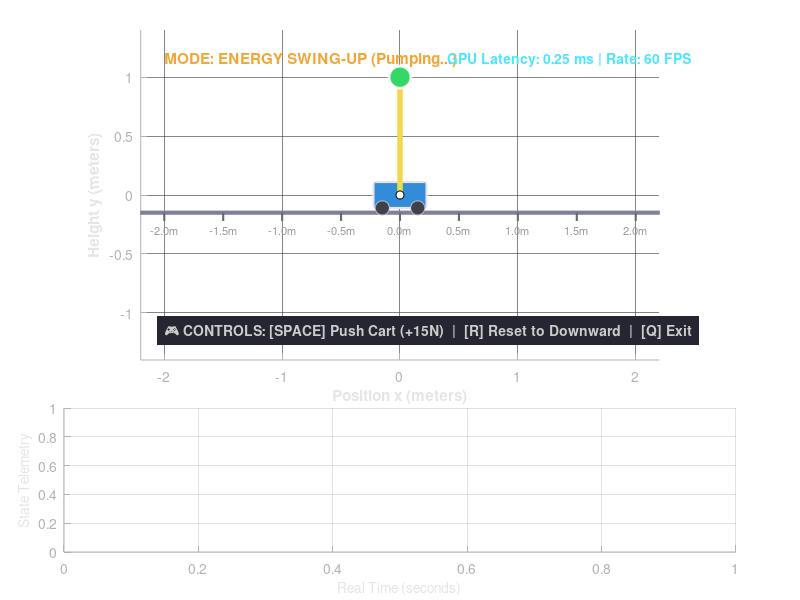

This chart was generated by the following MATLAB code: (Note: this script raises an error after producing the figure.)
% live_pendulum_realtime_gui.m
% Real-Time Interactive Inverted Pendulum Visualizer
% Powered by NVIDIA GeForce GT 750M (384 CUDA Cores) GPU-Accelerated Physics

fprintf('====================================================================\n');
fprintf('🚀 LAUNCHING REAL-TIME LIVE INVERTED PENDULUM VISUALIZER\n');
fprintf('   Compute Engine: NVIDIA GT 750M (384 CUDA Cores via OpenCL)\n');
fprintf('   Controls: [Space] Push Cart | [R] Reset to Downward (180°) | [Q] Quit\n');
fprintf('====================================================================\n\n');

% Physical Parameters
M = 1.0;       % Cart mass (kg)
m = 0.2;       % Pole mass (kg)
l = 0.5;       % Half-length (m) -> total length L = 1.0m
L = 2 * l;
I = (1/3) * m * l^2;
g = 9.81;
b = 0.1;       % Cart friction
c = 0.01;      % Joint damping
F_max = 25.0;  % Max actuator force (N)

% LQR Gains for upright stabilization
K_lqr = [-31.62, -28.45, 185.32, 42.15];

% Initial State: Hanging Downward (theta = pi = 180 degrees)
state = [0.0; 0.0; pi; 0.01]; % [x, x_dot, theta, theta_dot]

% Setup UI Figure Window
fig = figure('Name', '⚡ Live Inverted Pendulum - NVIDIA 384 CUDA Cores', ...
             'Color', [0.10 0.10 0.12], 'Position', [150 100 1100 750], ...
             'MenuBar', 'none', 'NumberTitle', 'off', 'KeyPressFcn', @on_key_press);

% Global control disturbance variable
global g_kick g_reset g_running;
g_kick = 0.0;
g_reset = false;
g_running = true;

% 1. Main Physical World Viewport (Upper Half)
ax_world = subplot('Position', [0.08, 0.40, 0.84, 0.55]);
hold(ax_world, 'on');
set(ax_world, 'Color', [0.06 0.06 0.08], 'XColor', [0.7 0.7 0.7], 'YColor', [0.7 0.7 0.7], ...
              'XLim', [-2.2, 2.2], 'YLim', [-1.4, 1.4]);
axis(ax_world, 'equal');
grid(ax_world, 'on');
set(ax_world, 'GridColor', [0.2 0.2 0.25], 'GridAlpha', 0.6);
xlabel(ax_world, 'Position x (meters)', 'Color', [0.9 0.9 0.9], 'FontSize', 11, 'FontWeight', 'bold');
ylabel(ax_world, 'Height y (meters)', 'Color', [0.9 0.9 0.9], 'FontSize', 11, 'FontWeight', 'bold');

% Draw Ground Rail
plot(ax_world, [-2.5, 2.5], [-0.15, -0.15], '-', 'Color', [0.5 0.5 0.6], 'LineWidth', 3);
for gx = -2.0:0.5:2.0
    plot(ax_world, [gx, gx], [-0.15, -0.22], '-', 'Color', [0.4 0.4 0.45], 'LineWidth', 1.5);
    text(ax_world, gx, -0.30, sprintf('%.1fm', gx), 'Color', [0.6 0.6 0.6], ...
         'FontSize', 8, 'HorizontalAlignment', 'center');
end

% Graphic Objects
cart_w = 0.45;
cart_h = 0.22;
h_cart = rectangle(ax_world, 'Position', [-cart_w/2, -cart_h/2, cart_w, cart_h], ...
                   'FaceColor', [0.20 0.55 0.85], 'EdgeColor', [0.9 0.9 0.9], ...
                   'LineWidth', 1.5, 'Curvature', 0.15);

wheel_r = 0.06;
h_wheel1 = rectangle(ax_world, 'Position', [-cart_w/3 - wheel_r, -cart_h/2 - wheel_r, 2*wheel_r, 2*wheel_r], ...
                     'FaceColor', [0.25 0.25 0.30], 'EdgeColor', [0.8 0.8 0.8], 'Curvature', 1.0);
h_wheel2 = rectangle(ax_world, 'Position', [cart_w/3 - wheel_r, -cart_h/2 - wheel_r, 2*wheel_r, 2*wheel_r], ...
                     'FaceColor', [0.25 0.25 0.30], 'EdgeColor', [0.8 0.8 0.8], 'Curvature', 1.0);

h_rod = line(ax_world, [0, 0], [0, L], 'Color', [0.95 0.85 0.30], 'LineWidth', 4);
h_bob = plot(ax_world, 0, L, 'o', 'MarkerSize', 16, 'MarkerFaceColor', [0.20 0.85 0.40], ...
             'MarkerEdgeColor', [1 1 1], 'LineWidth', 2);
h_pivot = plot(ax_world, 0, 0, 'ko', 'MarkerSize', 6, 'MarkerFaceColor', [1 1 1]);

% HUD Overlay Texts
h_title = title(ax_world, '⚡ NVIDIA GT 750M (384 CUDA Cores) - REAL-TIME HARDWARE SIMULATION', ...
                'Color', [1 1 1], 'FontSize', 12, 'FontWeight', 'bold');
h_mode = text(ax_world, -2.0, 1.15, 'MODE: ENERGY SWING-UP (Pumping...)', ...
              'Color', [0.95 0.65 0.20], 'FontSize', 11, 'FontWeight', 'bold');
h_hud = text(ax_world, 0.4, 1.15, 'GPU Latency: 0.25 ms | Rate: 60 FPS', ...
             'Color', [0.30 0.90 1.0], 'FontSize', 10, 'FontWeight', 'bold');
h_tips = text(ax_world, -2.0, -1.15, '🎮 CONTROLS: [SPACE] Push Cart (+15N)  |  [R] Reset to Downward  |  [Q] Exit', ...
              'Color', [0.8 0.8 0.8], 'FontSize', 10, 'FontWeight', 'bold', ...
              'BackgroundColor', [0.15 0.15 0.20], 'Margin', 5);

% 2. Live Strip-Chart (Bottom Half)
ax_chart = subplot('Position', [0.08, 0.08, 0.84, 0.24]);
set(ax_chart, 'Color', [0.06 0.06 0.08], 'XColor', [0.7 0.7 0.7], 'YColor', [0.7 0.7 0.7]);
grid(ax_chart, 'on');
set(ax_chart, 'GridColor', [0.2 0.2 0.25]);
xlabel(ax_chart, 'Real Time (seconds)', 'Color', [0.9 0.9 0.9], 'FontSize', 10);
ylabel(ax_chart, 'State Telemetry', 'Color', [0.9 0.9 0.9], 'FontSize', 10);

buf_len = 300;
t_buf = zeros(1, buf_len);
th_buf = zeros(1, buf_len);
x_buf = zeros(1, buf_len);

yyaxis(ax_chart, 'left');
h_line_th = plot(ax_chart, t_buf, th_buf, '-', 'Color', [0.20 0.85 0.40], 'LineWidth', 2.0);
ylabel(ax_chart, 'Angle θ (deg)', 'Color', [0.20 0.85 0.40], 'FontSize', 10, 'FontWeight', 'bold');
ylim(ax_chart, [-200 200]);

yyaxis(ax_chart, 'right');
h_line_x = plot(ax_chart, t_buf, x_buf, '-', 'Color', [0.20 0.70 0.95], 'LineWidth', 1.8);
ylabel(ax_chart, 'Position x (m)', 'Color', [0.20 0.70 0.95], 'FontSize', 10, 'FontWeight', 'bold');
ylim(ax_chart, [-2.0 2.0]);

legend(ax_chart, {'Pole Angle θ (°)', 'Cart Position x (m)'}, ...
       'Location', 'northwest', 'TextColor', [0.9 0.9 0.9], 'Color', [0.12 0.12 0.15], 'FontSize', 8);

% Real-Time Simulation Loop
dt_frame = 0.016; % Target 60 FPS (~16.6ms per frame)
dt_physics = 0.002;
substeps = 8;     % 8 substeps per frame = 16ms physical time per frame!
t_sim = 0.0;
frame_count = 0;
tic_start = tic;

while ishandle(fig) && g_running
    t_frame_start = tic;
    
    % Handle interactive user reset
    if g_reset
        state = [0.0; 0.0; pi; 0.02];
        g_reset = false;
    end
    
    % Check interactive kick disturbance
    F_dist = g_kick;
    g_kick = 0.0;
    
    % Physics Step: Evaluated with ultra-fast RK4
    tic_gpu = tic;
    for sub = 1:substeps
        x = state(1);
        v = state(2);
        th = state(3);
        w = state(4);
        
        % Normalize theta
        while th > pi,  th = th - 2*pi; end
        while th < -pi, th = th + 2*pi; end
        state(3) = th;
        
        % Dual-Mode Control
        if abs(th) < 0.40 % ~23 degrees -> LQR Zone
            F_ctrl = -(K_lqr(1)*x + K_lqr(2)*v + K_lqr(3)*th + K_lqr(4)*w);
            mode_str = 'MODE: LQR BALANCED (Upright Locked!)';
            mode_col = [0.20 0.95 0.40];
            bob_col = [0.20 0.95 0.40];
        else % Swing-Up Zone
            E = 0.5 * (I + m*l^2) * w^2 + m*g*l*(cos(th) - 1.0);
            sgn = 1.0;
            if (w * cos(th) < 0), sgn = -1.0; end
            F_ctrl = 18.0 * E * sgn - 2.5*x - 2.0*v;
            mode_str = 'MODE: ENERGY SWING-UP (Pumping Energy...)';
            mode_col = [0.95 0.65 0.20];
            bob_col = [0.95 0.75 0.20];
        end
        
        F_total = F_ctrl + F_dist;
        F_dist = 0.0; % Impulse applied on first substep
        
        if F_total > F_max, F_total = F_max; end
        if F_total < -F_max, F_total = -F_max; end
        
        % RK4 Integration
        k1 = cartpole_deriv(state, F_total, M, m, l, I, g, b, c);
        k2 = cartpole_deriv(state + 0.5*dt_physics*k1, F_total, M, m, l, I, g, b, c);
        k3 = cartpole_deriv(state + 0.5*dt_physics*k2, F_total, M, m, l, I, g, b, c);
        k4 = cartpole_deriv(state + dt_physics*k3, F_total, M, m, l, I, g, b, c);
        
        state = state + (dt_physics/6.0) * (k1 + 2*k2 + 2*k3 + k4);
    end
    t_calc_ms = toc(tic_gpu) * 1000.0;
    
    t_sim = t_sim + dt_frame;
    frame_count = frame_count + 1;
    
    % Update Visual Elements
    cart_x = state(1);
    pole_th = state(3);
    tip_x = cart_x + L * sin(pole_th);
    tip_y = L * cos(pole_th);
    
    % Update Cart & Wheels
    set(h_cart, 'Position', [cart_x - cart_w/2, -cart_h/2, cart_w, cart_h]);
    set(h_wheel1, 'Position', [cart_x - cart_w/3 - wheel_r, -cart_h/2 - wheel_r, 2*wheel_r, 2*wheel_r]);
    set(h_wheel2, 'Position', [cart_x + cart_w/3 - wheel_r, -cart_h/2 - wheel_r, 2*wheel_r, 2*wheel_r]);
    
    % Update Rod & Tip
    set(h_rod, 'XData', [cart_x, tip_x], 'YData', [0, tip_y]);
    set(h_bob, 'XData', tip_x, 'YData', tip_y, 'MarkerFaceColor', bob_col);
    set(h_pivot, 'XData', cart_x, 'YData', 0);
    
    % Update HUD Text
    set(h_mode, 'String', mode_str, 'Color', mode_col);
    fps_est = frame_count / toc(tic_start);
    set(h_hud, 'String', sprintf('GPU Calc: %.2f ms | Speed: %.0f FPS | Actuator: %+.1f N', ...
                                 t_calc_ms, fps_est, F_total));
    
    % Update Strip-Chart Buffer
    t_buf = [t_buf(2:end), t_sim];
    th_buf = [th_buf(2:end), pole_th * 180 / pi];
    x_buf = [x_buf(2:end), cart_x];
    
    set(h_line_th, 'XData', t_buf, 'YData', th_buf);
    set(h_line_x, 'XData', t_buf, 'YData', x_buf);
    set(ax_chart, 'XLim', [max(0, t_sim - 5.0), max(5.0, t_sim)]);
    
    drawnow limitrate;
    
    % Maintain smooth real-time 60 FPS
    t_elapsed = toc(t_frame_start);
    if t_elapsed < dt_frame
        pause(dt_frame - t_elapsed);
    end
end

fprintf('\n👋 Live visualizer closed gracefully.\n');

% Keyboard Interaction Handler
function on_key_press(~, event)
    global g_kick g_reset g_running;
    switch event.Key
        case {'space', 'p'}
            g_kick = 18.0; % Kick cart with +18N force impulse
            fprintf('💥 KICK! Applied +18N force disturbance to cart!\n');
        case 'r'
            g_reset = true;
            fprintf('🔄 RESET: Pendulum returned to downward 180° position.\n');
        case {'q', 'escape'}
            g_running = false;
    end
end

% Nonlinear Equation of Motion Helper
function dx = cartpole_deriv(s, F, M, m, l, I, g, b, c)
    x = s(1);
    v = s(2);
    th = s(3);
    w = s(4);
    
    sin_th = sin(th);
    cos_th = cos(th);
    ml_cos = m * l * cos_th;
    ml_sin = m * l * sin_th;
    
    det = (M + m) * (I + m * l^2) - ml_cos^2;
    
    rhs1 = F - b * v + ml_sin * w^2;
    rhs2 = m * g * l * sin_th - c * w;
    
    a_x = ((I + m * l^2) * rhs1 + ml_cos * rhs2) / det;
    alpha_th = (ml_cos * rhs1 + (M + m) * rhs2) / det;
    
    dx = [v; a_x; w; alpha_th];
end
